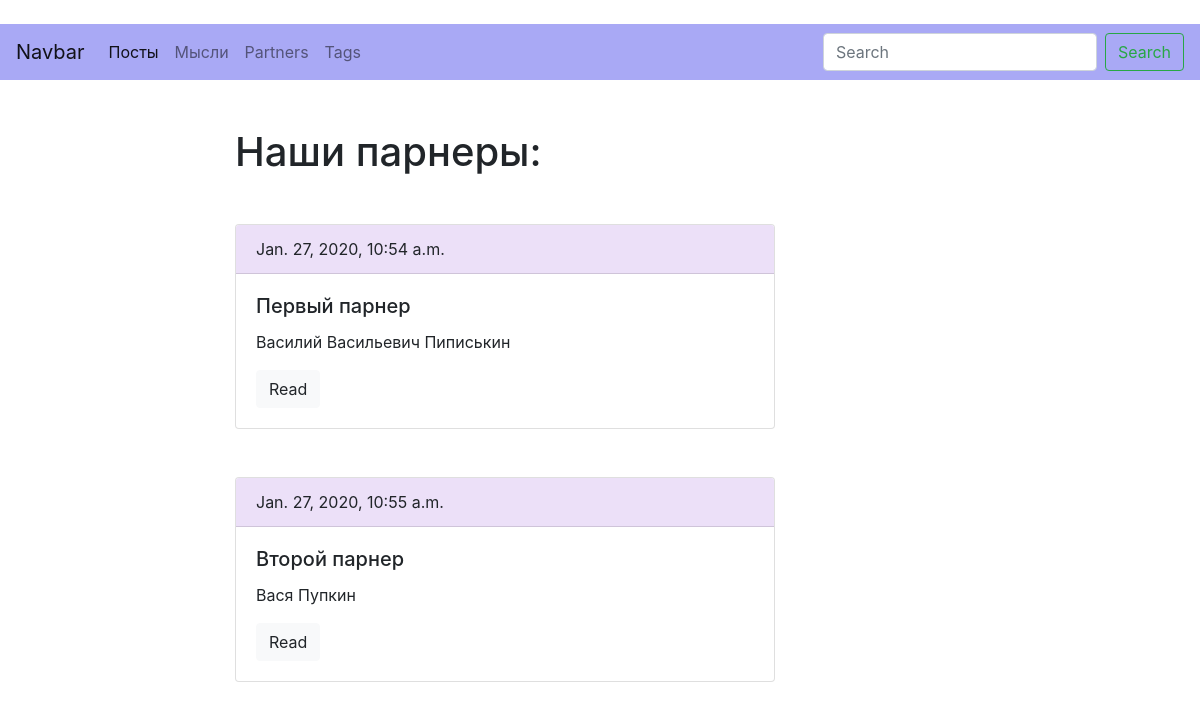
The page /partners/ on the database its author committed.
### partners/models.py (models this page shows, shortened)
class Partner (models.Model):
    title=models.CharField (max_length=150, db_index=True)
    slug=models.SlugField(max_length=150, unique=True)
    body=models.TextField (blank=True, db_index=True)
    date_pub=models.DateTimeField(auto_now_add=True)
    def get_absolute_url(self):
       return reverse('partner_detail_url', kwargs={'slug':self.slug})

### partners/views.py (the view)
def partner_list(request):
  partners=Partner.objects.all()
  return render(request, 'partners/index.html', context={'partners':partners})

### partners/templates/partners/index.html (shortened to what this page needs)
﻿{% extends 'partners/base_partners.html' %}
{% block content %}
<h1 class="mb-5">Наши парнеры:</h1>
{% for partner in partners %}
<div class="card mb-5">
    <div class="card-header" style="background-color: #ECE0F8;">
        {{partner.date_pub}}
    </div>
    <div class="card-body">
        <h5 class="card-title">{{partner.title}}</h5>
        <p class="card-text">{{partner.body|truncatewords:15}}</p>
        <a href="{{ partner.get_absolute_url }}" class="btn btn-light">Read</a>
    </div>
  </div>
    {% endfor  %}
        {% endblock %}

### partners/templates/partners/base_partners.html
﻿{% extends 'base.html' %}

### templates/base.html (shortened to what this page needs)
{% load static %}
<!DOCTYPE html>
<html lang="en" xmlns="http://www.w3.org/1999/xhtml">
<head>
    <link rel="stylesheet" href="https://stackpath.bootstrapcdn.com/bootstrap/4.4.1/css/bootstrap.min.css">
    <link rel="stylesheet" href="{% static 'css/styles.css'%}">
</head>
<body>
    <nav class="navbar navbar-expand-lg navbar-light" style="background-color: #A9A9F5;">
        <a class="navbar-brand" href="#">Navbar</a>
        <div class="collapse navbar-collapse" id="navbarSupportedContent">
            <ul class="navbar-nav mr-auto">
                <li class="nav-item active">
                    <a class="nav-link" href="{% url 'posts_list_url' %}">Посты</a>
                </li>
                <li class="nav-item">
                    <a class="nav-link" href="{% url 'thinks_list_url' %}">Мысли</a>
                </li>
                <li class="nav-item">
                    <a class="nav-link" href="{% url 'partner_list_url' %}" tabindex="-1" aria-disabled="true">Partners</a>
                </li>
                <li class="nav-item">
                    <a class="nav-link" href="{% url 'tags_list_url' %}" tabindex="-1" aria-disabled="true">Tags</a>
                </li>
            </ul>
            <form class="form-inline my-2 my-lg-0" action="{% url 'posts_list_url'%}">
                <input class="form-control mr-sm-2" type="search" placeholder="Search" aria-label="Search" name="search">
                <button class="btn btn-outline-success my-2 my-sm-0" type="submit">Search</button>
            </form>
        </div>
    </nav>
    <div class="container mt-5">
        <div class="row mt-5">
            <div class="col-6 offset-md-2">
                {% block content%}{% endblock %}
            </div>
        </div>
    </div>
</body>
</html>

### rows shown on the page
Partner: date_pub "Jan. 27, 2020, 10:54 a.m.", title "Первый парнер", body "Василий Васильевич Пиписькин"
Partner: date_pub "Jan. 27, 2020, 10:55 a.m.", title "Второй парнер", body "Вася Пупкин"
